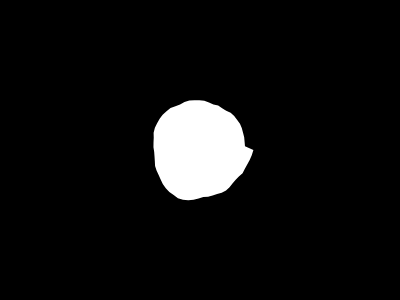
Frame 1 (no input)
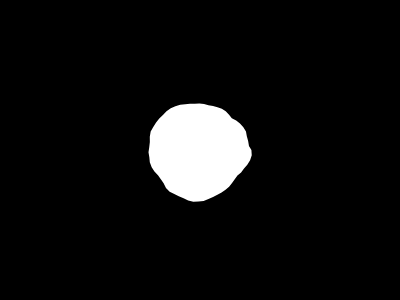
Frame 60 (no input)
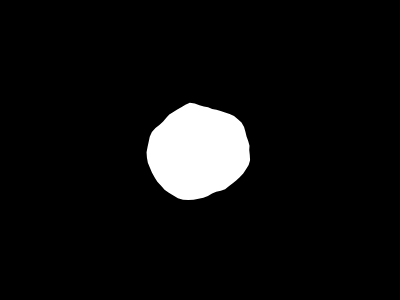
Frame 120 (the mouse pressed at the canvas centre since frame 60)

The p5.js sketch that drew these frames (run headless with seeded random() and noise() and a simulated clock; from frame 60 on, the mouse is pressed at the canvas centre):

// p5.js sketch
// ── sketch.js
// Outtake of Dan Shiffman, Coding Challenge September 1st, 2016

var blob;

function setup() {
  createCanvas( 400, 300 );
  blob = new Blob( width / 2, height / 2 );
  noStroke();
  fill( 255 );
}

function draw() {
  background( 0 );
  blob.display();
}

// ── blob.js
function Blob( x, y ) {
  // fill in from agar.io;
  this.pos = createVector( x, y );
  this.r = 50;
  var yoff = 0;
  this.display = function() {
    push();
    translate( this.pos.x, this.pos.y );
    beginShape();
    var xoff = 0;
    for ( var a = 0; a < TWO_PI; a += 0.1 ) {
      // var r = this.r + random( -5, 5 );
      var offset = map( noise( xoff, yoff ), 0, 1, -10, 10 );
      var r = this.r + offset;
      var x = r * cos( a );
      var y = r * sin( a );
      vertex( x, y );
      xoff += 0.1;
    }
    // the shape doesn’t close very nicely, because the perlin noise at the end of the circle doesn’t match the value at the start of the circle. could be fixed by THINKING about it.
    endShape( CLOSE );
    pop();
    yoff += 0.01;
  }
  
}
